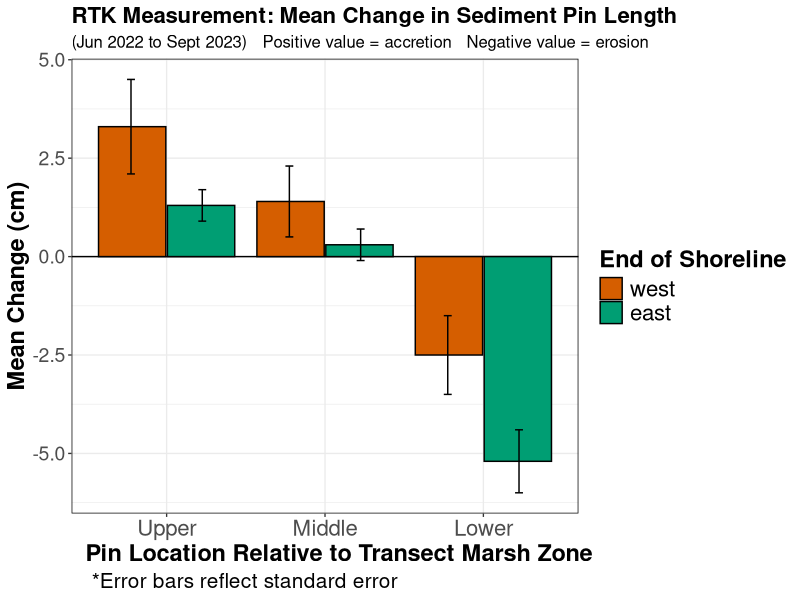
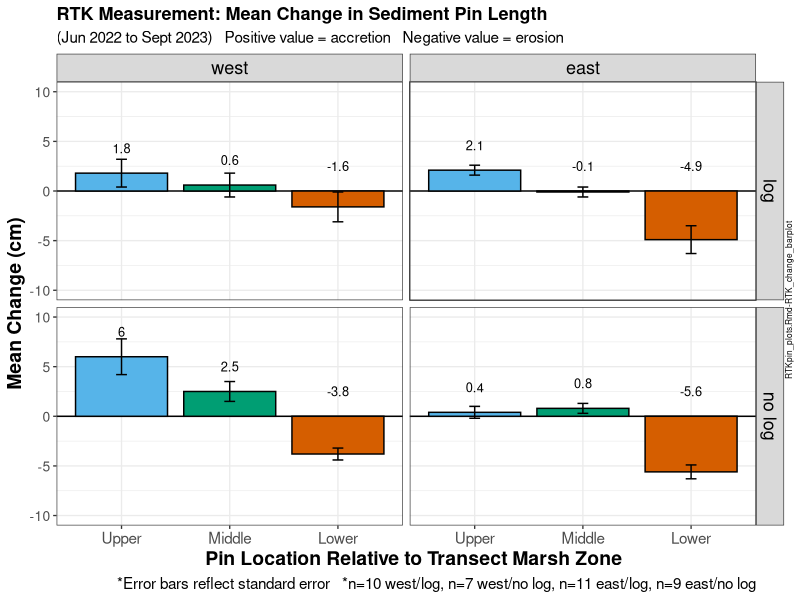

Reproduce these figures in R, in order.
## ---- chunk 1
library(readxl)
library(tidyverse)
library(dplyr)
library(lubridate)
## ---- chunk 2
setwd("~/GitHub/BeccaTransects/data")

RTKpindata_norefs <- read_xlsx("RTKSedimentPinData.xlsx", sheet = "RTKData_thesispins_norefs_pivot")

## ---- chunk 3
RTKpins <- RTKpindata_norefs %>% 
  select(-c("midg","midt","upt","upg", "lowt", "lowg", "Date")) %>% #can remove these columns bc the top-ground calculations are already calculated in excel in their own columns
  mutate_at(c('upper', 'middle'), as.numeric) %>% #removed the POSITX (lubridate) version of date
  mutate(Date = paste0(Year, "-", Month)) %>% #created my own date to match the sediment pin code
  mutate(across(where(is.numeric), ~round(., 3))) %>%
  group_by(Name, Shoreline_End) %>% 
  rename(Transect_ID = Name)
## ---- chunk 4
RTKpinschangeEvW <- RTKpins %>%
  mutate(UpperDiff = ((last(upper) - first(upper))*-1)*30.48) %>%  # *30.48 converts NADV88 ft to cm
  mutate(MiddleDiff = ((last(middle) - first(middle))*-1)*30.48) %>% 
  mutate(LowerDiff = ((last(lower) - first(lower))*-1)*30.48) %>%
  select(-c("Date", "Year", "Month", "upper", "middle", "lower")) %>% 
  distinct() %>%  #this removes repeated values for each month's calculation
  mutate(Shoreline_End = factor(Shoreline_End, levels = c("west", "east"))) %>%
  pivot_longer(UpperDiff:LowerDiff, names_to = "Pin_Location", values_to = "Sediment_Change") %>% 
  group_by(Shoreline_End, Pin_Location) %>% 
  summarize(mean_difference = mean(Sediment_Change, na.rm = TRUE),
            sd_difference = sd(Sediment_Change, na.rm = TRUE),
            n_difference = n()) %>% 
  mutate(se_difference = sd_difference/sqrt(n_difference)) %>% 
  mutate(across(where(is.numeric), ~round(., 1)))
## ---- chunk 5
cbp <- c("#D55E00", "#009E73", "#56B4E9", "#F0E442" , "#E69F00", "#000000", "#0072B2", "#CC79A7")



RTKpinEvWplot <- ggplot(RTKpinschangeEvW, aes(x= Pin_Location, y= mean_difference, 
                                                         group= Shoreline_End, 
                                                         fill= Shoreline_End)) +
  geom_hline(yintercept=0, linetype =1, color = "black") +
  geom_col(position = position_dodge(0.87), color = "black", width = 0.85) +
  geom_errorbar(aes(
    ymin= mean_difference-se_difference, ymax= mean_difference+se_difference), size = 0.5, 
    position = position_dodge(0.9), color= "black", width= .1) +
  scale_x_discrete(labels = c(UpperDiff = "Upper", MiddleDiff = "Middle", LowerDiff = "Lower"), limits = c("UpperDiff", "MiddleDiff", "LowerDiff")) +  #labels renames the columns on the x-acis and limits sets the order in which each is laid out on the x axis
  scale_fill_manual(values = cbp) +
  labs(
    title = "RTK Measurement: Mean Change in Sediment Pin Length",
    subtitle = "(Jun 2022 to Sept 2023)   Positive value = accretion   Negative value = erosion",
    y = "Mean Change (cm)",
    x = "    Pin Location Relative to Transect Marsh Zone",
    fill= "End of Shoreline",
    caption = "*Error bars reflect standard error") +
  theme_bw(base_size = 10) +
  theme(axis.title = element_text(face = "bold", size=17),
        legend.title = element_text(face = "bold", size=17),
        legend.text=element_text(size=16),
        axis.text.x = element_text(size = 16),
        axis.text.y = element_text(size = 14),
        plot.title = element_text(face = "bold", size = 16),
        plot.subtitle = element_text(size = 12),
        plot.caption = element_text(size = 15, hjust = 0.1),
        panel.border = element_rect(color = "black", fill = NA, size = 0.5),
        strip.text = element_text(size = 18, color = "black")) 

RTKpinEvWplot
## ---- chunk 6
RTKpinschangeLvNL <- RTKpins %>%
  mutate(UpperDiff = ((last(upper) - first(upper))*-1)*30.48) %>% 
  mutate(MiddleDiff = ((last(middle) - first(middle))*-1)*30.48) %>% 
  mutate(LowerDiff = ((last(lower) - first(lower))*-1)*30.48) %>% 
  select(-c("Date", "Year", "Month", "upper", "middle", "lower")) %>% 
  distinct() %>%  #this removes repeated values for each month's calculation
  mutate(Shoreline_End = factor(Shoreline_End, levels = c("west", "east"))) %>%
  pivot_longer(UpperDiff:LowerDiff, names_to = "Pin_Location", values_to = "Sediment_Change") %>% 
  group_by(Shoreline_End, Pin_Location, Log_Presence) %>% 
  summarize(mean_difference = mean(Sediment_Change, na.rm = TRUE),
            sd_difference = sd(Sediment_Change, na.rm = TRUE),
            n_difference = n()) %>% 
  mutate(se_difference = sd_difference/sqrt(n_difference)) %>% 
  mutate(across(where(is.numeric), ~round(., 1)))
  



cbp2 <- c("#D55E00", "#009E73", "#56B4E9","#CC79A7","#56B4E9", "#0072B2", "#F0E442" , "#E69F00", "#000000")
## ---- chunk 7
RTKpinLvNLplot <- ggplot(RTKpinschangeLvNL, 
                         aes(x= Pin_Location, 
                             y= mean_difference, 
                             color = Pin_Location,
                             fill= Pin_Location)) +
  geom_hline(yintercept=0, linetype =1, color = "black") +
  geom_col(position = position_dodge(0.87), color = "black", width = 0.85) +
  geom_errorbar(aes(ymin= mean_difference-se_difference, ymax= mean_difference+se_difference), size = 0.5, 
    position = position_dodge(0.9), color= "black", width= .1) +
  scale_x_discrete(labels = c(UpperDiff = "Upper", MiddleDiff = "Middle", LowerDiff = "Lower"), limits = c("UpperDiff", "MiddleDiff", "LowerDiff")) +  #labels renames the columns on the x-axis and limits sets the order in which each is laid out on the x axis
  coord_cartesian(ylim = c(-10, 10)) + #sets the limit of the y-axis to show a more dramatic difference bw variables
  facet_grid(Log_Presence ~ Shoreline_End) +
  scale_fill_manual(values = cbp2) +
  labs(
    title = "RTK Measurement: Mean Change in Sediment Pin Length ",
    subtitle = "(Jun 2022 to Sept 2023)   Positive value = accretion   Negative value = erosion",
    y = "Mean Change (cm)",
    x = "   Pin Location Relative to Transect Marsh Zone",
    fill= "Log Presence",
    caption = "*Error bars reflect standard error   *n=10 west/log, n=7 west/no log, n=11 east/log, n=9 east/no log",
    tag = "RTKpin_plots.Rmd-RTK_change_barplot") +
  theme_bw(base_size = 10) +
  theme(axis.title = element_text(face = "bold", size=14),
        #legend.title = element_text(face = "bold", size=14),
        #legend.text=element_text(size=12),
        legend.position = "none",
        axis.text.x = element_text(size = 11),
        axis.text.y = element_text(size = 10),
        plot.title = element_text(face = "bold", size = 13),
        plot.caption = element_text(size = 11),
        plot.subtitle = element_text(size = 11),
        plot.tag = element_text(size = 6, angle = 90),
        plot.tag.position = "right",
        strip.text = element_text(size = 13, color = "black")) +
  geom_text(aes(label = mean_difference), #geom text is for the labels over the bars
                vjust = -2,  #higher values shift text down
                hjust = 0.5, #higher values shift text horizontally left
                position = position_stack(),
                color = "black",
            size = 3.25)   

RTKpinLvNLplot
